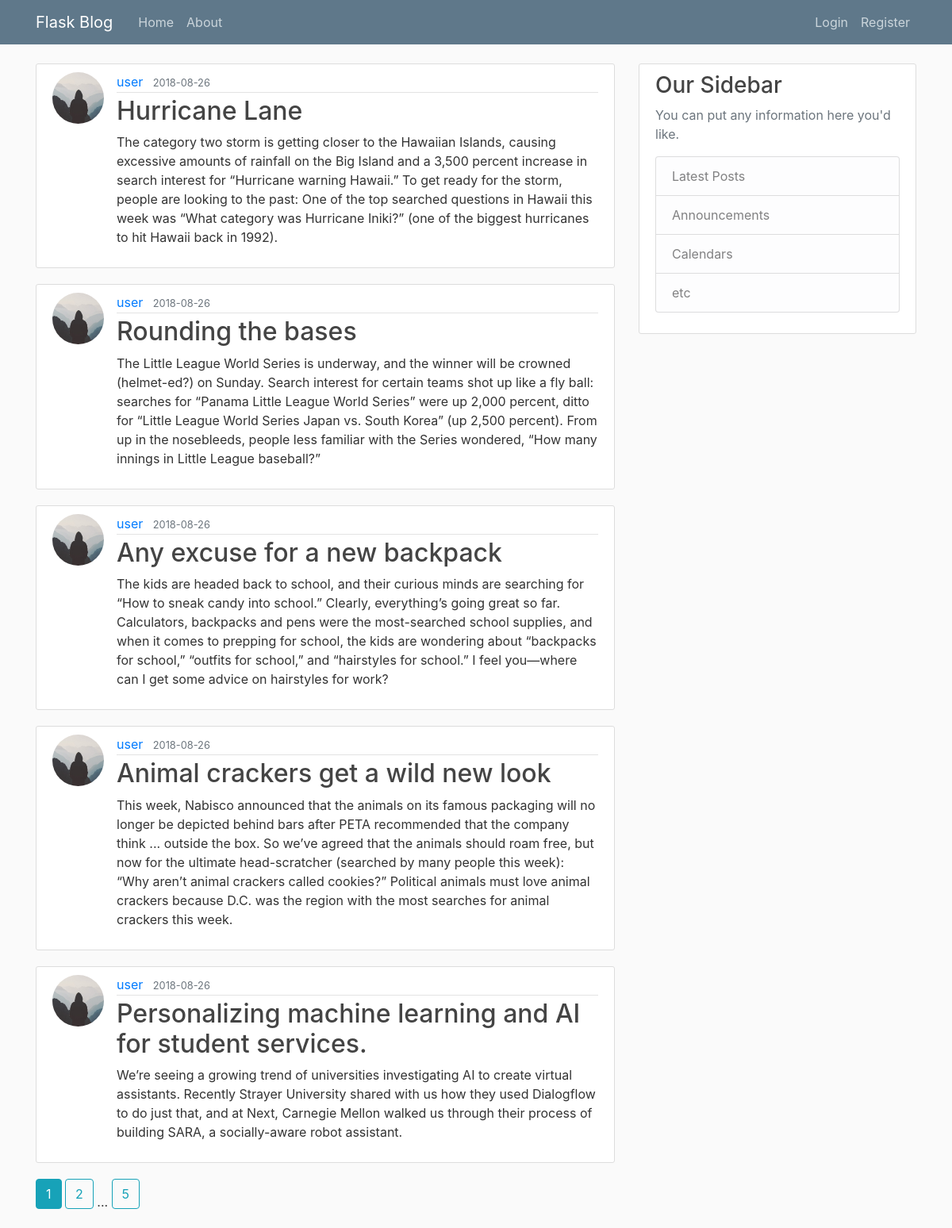
The page /home on the database its author committed.
### flaskblog/models.py (models this page shows, shortened)
class Post(db.Model):
    id = db.Column(db.Integer, primary_key=True)
    title = db.Column(db.String(100), nullable=False)
    date_posted = db.Column(db.DateTime, nullable=False, default=datetime.utcnow)
    content = db.Column(db.Text, nullable=False)
    user_id = db.Column(db.Integer, db.ForeignKey('user.id'), nullable=False )

class User(db.Model, UserMixin):
    id = db.Column(db.Integer, primary_key=True)
    username = db.Column(db.String(20), unique=True, nullable=False)
    email = db.Column(db.String(120), unique=True, nullable=False)
    image_file = db.Column(db.String(20), nullable=False, default='default.jpg')
    password = db.Column(db.String(60), nullable=False)
    posts = db.relationship('Post', backref='author', lazy=True)

### flaskblog/main/routes.py (the view)
@main.route('/')
@main.route('/home')
def home():
    page = request.args.get('page', 1, type=int)
    posts = Post.query.order_by(Post.date_posted.desc()).paginate(per_page=5, page=page)
    return render_template('home.html', posts=posts)

### flaskblog/templates/home.html
{% extends "layout.html" %}
{% block content %}
    {% for post in posts.items %}
        <article class="media content-section">
        <img class="rounded-circle article-img" src="{{ url_for('static', filename='profile_pics/' + post.author.image_file) }}">
          <div class="media-body">
            <div class="article-metadata">
              <a class="mr-2" href="{{ url_for('users.user_posts', username=post.author.username) }}">{{ post.author.username }}</a>
              <small class="text-muted">{{ post.date_posted.strftime('%Y-%m-%d') }}</small>
            </div>
            <h2><a class="article-title" href="{{ url_for('posts.post', post_id=post.id) }}">{{ post.title }}</a></h2>
            <p class="article-content">{{ post.content }}</p>
          </div>
        </article>
    {% endfor %}
    {% for page_num in posts.iter_pages(left_edge=1, right_edge=1, left_current=1, right_current=2) %}
        {% if page_num %}
            {% if posts.page == page_num %}
                <a class="btn btn-info mb-4" href="{{ url_for('main.home', page=page_num) }}">{{ page_num }}</a>
            {% else %}
                <a class="btn btn-outline-info mb-4" href="{{ url_for('main.home', page=page_num) }}">{{ page_num }}</a>
            {% endif %}
        {% else %}
            ...
        {% endif %}
    {% endfor %}
{% endblock content %}

### flaskblog/templates/layout.html (shortened to what this page needs)
<!DOCTYPE html>
<html>
<head>
    <link rel="stylesheet" href="https://maxcdn.bootstrapcdn.com/bootstrap/4.0.0/css/bootstrap.min.css">
    <link rel="stylesheet" type="text/css" href="{{ url_for('static', filename='main.css') }}">
</head>
<body>
    <header class="site-header">
      <nav class="navbar navbar-expand-md navbar-dark bg-steel fixed-top">
        <div class="container">
          <a class="navbar-brand mr-4" href="/">Flask Blog</a>
          <div class="collapse navbar-collapse" id="navbarToggle">
            <div class="navbar-nav mr-auto">
              <a class="nav-item nav-link" href="{{ url_for('main.home') }}">Home</a>
              <a class="nav-item nav-link" href="{{ url_for('main.about') }}">About</a>
            </div>
            <div class="navbar-nav">
                {% if current_user.is_authenticated %}
                    <a class="nav-item nav-link" href="{{ url_for('posts.new_post') }}">New Post</a>
                    <a class="nav-item nav-link" href="{{ url_for('users.account') }}">Account</a>
                    <a class="nav-item nav-link" href="{{ url_for('users.logout') }}">Logout</a>
                {% else %}
                    <a class="nav-item nav-link" href="{{ url_for('users.login') }}">Login</a>
                    <a class="nav-item nav-link" href="{{ url_for('users.register') }}">Register</a>
                {% endif %}
            </div>
          </div>
        </div>
      </nav>
    </header>
    <main role="main" class="container">
      <div class="row">
        <div class="col-md-8">
          {% block content %}{% endblock %}
        </div>
        <div class="col-md-4">
          <div class="content-section">
            <h3>Our Sidebar</h3>
            <p class='text-muted'>You can put any information here you'd like.
              <ul class="list-group">
                <li class="list-group-item list-group-item-light">Latest Posts</li>
                <li class="list-group-item list-group-item-light">Announcements</li>
                <li class="list-group-item list-group-item-light">Calendars</li>
                <li class="list-group-item list-group-item-light">etc</li>
              </ul>
            </p>
          </div>
        </div>
      </div>
    </main>
</body>
</html>

### flaskblog/static/main.css (style rules this page uses)
body { background: #fafafa; color: #333333; margin-top: 5rem; }
h1, h2, h3, h4, h5, h6 { color: #444444; }
.bg-steel { background-color: #5f788a; }
.site-header .navbar-nav .nav-link { color: #cbd5db; }
.content-section { background: #ffffff; padding: 10px 20px; border: 1px solid #dddddd; border-radius: 3px; margin-bottom: 20px; }
.article-title { color: #444444; }
.article-content { white-space: pre-line; }
.article-img { height: 65px; width: 65px; margin-right: 16px; }
.article-metadata { padding-bottom: 1px; margin-bottom: 4px; border-bottom: 1px solid #e3e3e3 }

### rows shown on the page
Post: image_file (placeholder picture), author.username "user", date_posted "2018-08-26", title "Hurricane Lane", content "The category two storm is getting closer to the Hawaiian Islands, causing excessive amounts of rainfall on the Big Island and a 3,500 percent increase in search interest for “Hurricane warning Hawaii.” To get ready for the storm, people are looking to the past: One of the top searched questions in Hawaii this week was “What category was Hurricane Iniki?” (one of the biggest hurricanes to hit Hawaii back in 1992)."
Post: image_file (placeholder picture), author.username "user", date_posted "2018-08-26", title "Rounding the bases", content "The Little League World Series is underway, and the winner will be crowned (helmet-ed?) on Sunday. Search interest for certain teams shot up like a fly ball: searches for “Panama Little League World Series” were up 2,000 percent, ditto for “Little League World Series Japan vs. South Korea” (up 2,500 percent). From up in the nosebleeds, people less familiar with the Series wondered, “How many innings in Little League baseball?”"
Post: image_file (placeholder picture), author.username "user", date_posted "2018-08-26", title "Any excuse for a new backpack", content "The kids are headed back to school, and their curious minds are searching for “How to sneak candy into school.” Clearly, everything’s going great so far. Calculators, backpacks and pens were the most-searched school supplies, and when it comes to prepping for school, the kids are wondering about “backpacks for school,” “outfits for school,” and “hairstyles for school.” I feel you—where can I get some advice on hairstyles for work?"
Post: image_file (placeholder picture), author.username "user", date_posted "2018-08-26", title "Animal crackers get a wild new look", content "This week, Nabisco announced that the animals on its famous packaging will no longer be depicted behind bars after PETA recommended that the company think ... outside the box. So we’ve agreed that the animals should roam free, but now for the ultimate head-scratcher (searched by many people this week): “Why aren’t animal crackers called cookies?” Political animals must love animal crackers because D.C. was the region with the most searches for animal crackers this week."
Post: image_file (placeholder picture), author.username "user", date_posted "2018-08-26", title "Personalizing machine learning and AI for student services.", content "We’re seeing a growing trend of universities investigating AI to create virtual assistants. Recently Strayer University shared with us how they used Dialogflow to do just that, and at Next, Carnegie Mellon walked us through their process of building SARA, a socially-aware robot assistant."

### other values the page prints
{{ page_num }} "1"
{{ page_num }} "2" "5"
